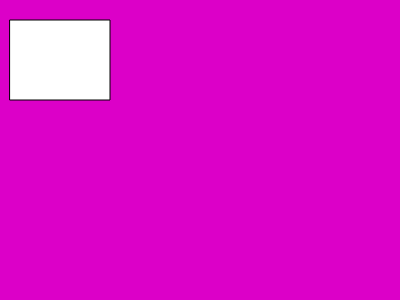
Frame 1 (no input)
Frame 60 (no input): identical to frame 1, image omitted
Frame 120 (the mouse pressed at the canvas centre since frame 60): identical to frame 1, image omitted

The p5.js sketch that drew this single still picture (run headless with seeded random() and noise() and a simulated clock; from frame 60 on, the mouse is pressed at the canvas centre):

// p5.js sketch
// ── sketch.js
function setup() {
  createCanvas(400, 300);
}

function draw() {
  background(220, 0, 200);
  
  // try to change the numbers below to see differences
  rect(10, 20, 100, 80);
}

// https://github.com/Codingrainbow/Rainbow-Code/blob/master/p5.js/1.1_p5.js_basics_of_drawing/sketch.js
// https://www.youtube.com/watch?v=c3TeLi6Ns1E&list=PLRqwX-V7Uu6Zy51Q-x9tMWIv9cueOFTFA&t=10m
